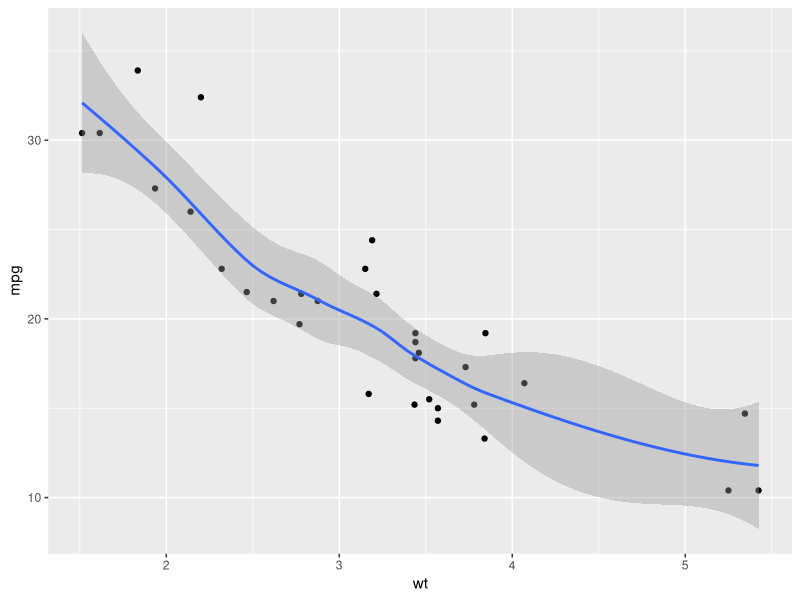

Recreate this plot in R.
############################################################################
############################################################################
###                                                                      ###
###              VECTORIZED OPERATION FOR MULTIPLE RESPONSE              ###
###                                                                      ###
############################################################################
############################################################################





library(tidyverse)
library(broom)
library(cowplot)

head(mtcars)

response <- names(mtcars)[1:4]
expl <- names(mtcars)[5:7]

response <- set_names(response)
expl <- set_names(expl)

plot=function(x,y){
  ggplot(data = mtcars,aes(x = .data[[x]],y = .data[[y]]))+
    geom_point()+geom_smooth()
}

# Create plot

plot(x = 'wt',y = 'mpg')



# Looping through one vector

elev_plot <- map(.x = expl,.f = ~plot(x = .x,y ='mpg'))


# Looping through both Vector

all_plot <- map(.x = response,.f = ~map(.x = expl,.f = plot,y=.x))

# Create a plot grid

resp_expl <- tidyr::expand_grid(expl,response)


all_plot2 <- pmap(.l = resp_expl,.f = ~plot(x = .x,y = .y))


